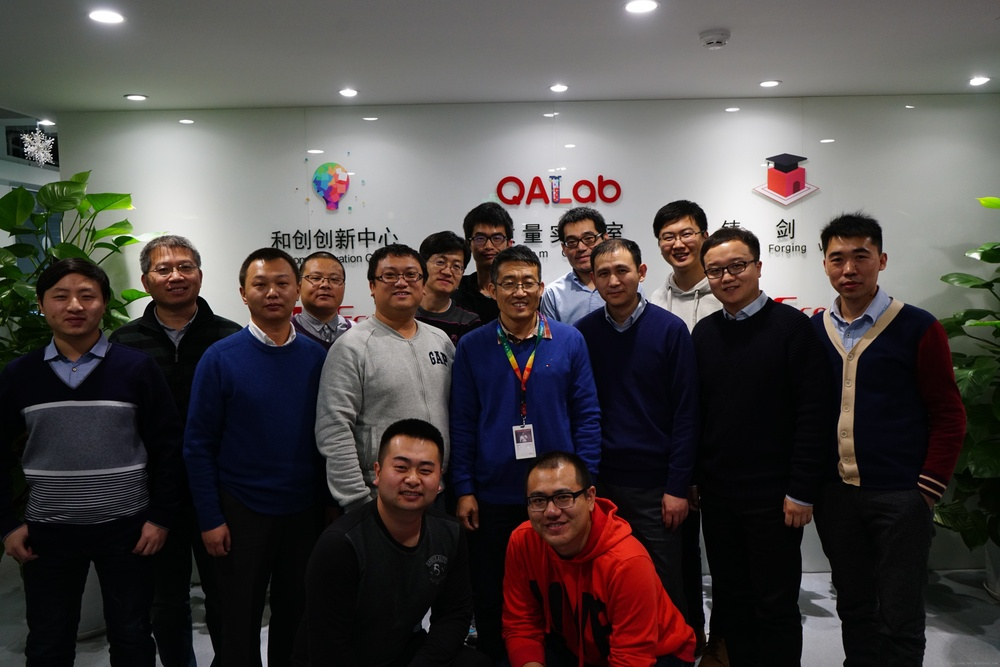
#> input picture images/1.jpg, 1000 x 667 px, shrunk from 5168 x 3448 before the run
$ python face_test.py
#> lines starting #> are read from the running program, lines starting #| are printed output that depends on the picture; after the words box and inside, x2 and y2 are one past the last pixel; in counts of white or black regions, pixels touching at a corner belong together
import numpy as np
import cv2

face_cascade = cv2.CascadeClassifier('./opencv/data/haarcascades/haarcascade_frontalface_default.xml')
eye_cascade = cv2.CascadeClassifier('./opencv/data/haarcascades/haarcascade_eye.xml')
smile_cascade = cv2.CascadeClassifier('./opencv/data/haarcascades_cuda/haarcascade_smile.xml')

img = cv2.imread('./images/1.jpg')
#> img is the input picture: shape (667, 1000, 3); mean B, G, R 70, 71.1, 76.5
gray = cv2.cvtColor(img, cv2.COLOR_BGR2GRAY)
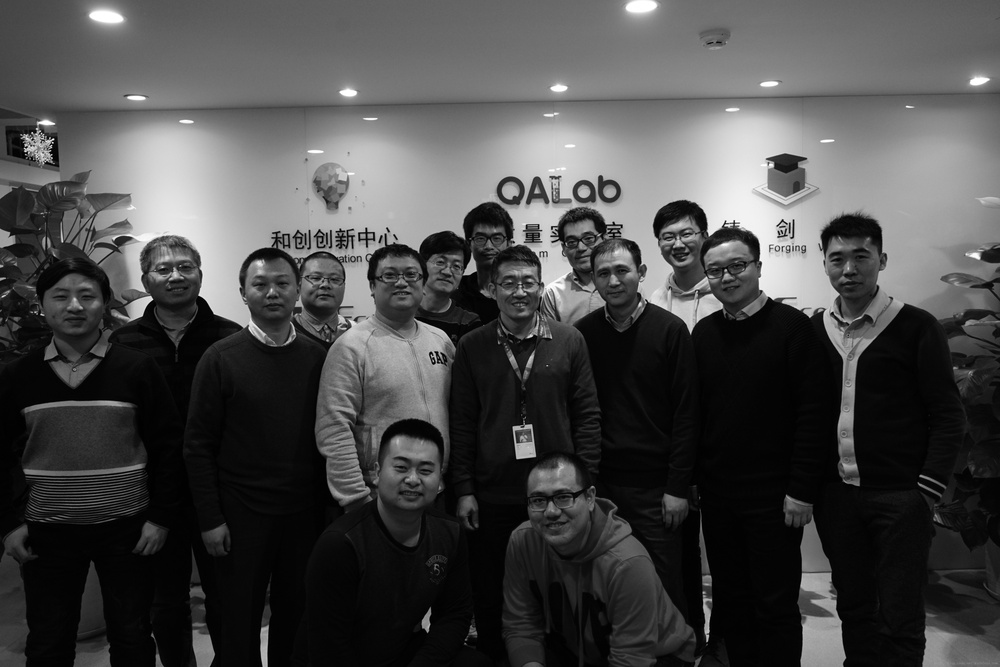
#> gray: shape (667, 1000); min 0, max 255, mean 72.6
faces = face_cascade.detectMultiScale(gray, 1.3, 5)
#> faces = 13 rows, first 6: [299, 258, 52, 52], [650, 213, 57, 57], [554, 219, 53, 53], [818, 233, 64, 64], [148, 248, 55, 55], [698, 246, 60, 60]
for (x,y,w,h) in faces:
    img = cv2.rectangle(img,(x,y),(x+w,y+h),(255,0,0),2)
    roi_gray = gray[y:y+h, x:x+w]
    roi_color = img[y:y+h, x:x+w]
    smiles = smile_cascade.detectMultiScale(roi_gray)
    # eyes = eye_cascade.detectMultiScale(roi_gray)
    for (ex,ey,ew,eh) in smiles:
        cv2.rectangle(roi_color,(ex,ey),(ex+ew,ey+eh),(0,255,0),2)
#> this loop made 13 passes
#> (x, y, w, h, smiles) on passes 5, 8, 9, 10, 11, 12, 13: (148, 248, 55, 55, [[11, 33, 38, 19]]), (370, 255, 54, 54, [[13, 30, 37, 19]]), (241, 262, 60, 60, [[15, 35, 37, 19]]), (491, 262, 59, 59, [[10, 33, 36, 18]]), (42, 271, 68, 68, [[12, 40, 41, 21]]), (518, 477, 65, 65, [[19, 39, 40, 20]]), (377, 440, 74, 74, [[15, 45, 40, 20]])
#> pass 1, `img = cv2.rectangle(img,(x,y),(x+w,y+h),(255,0,0),2)`:
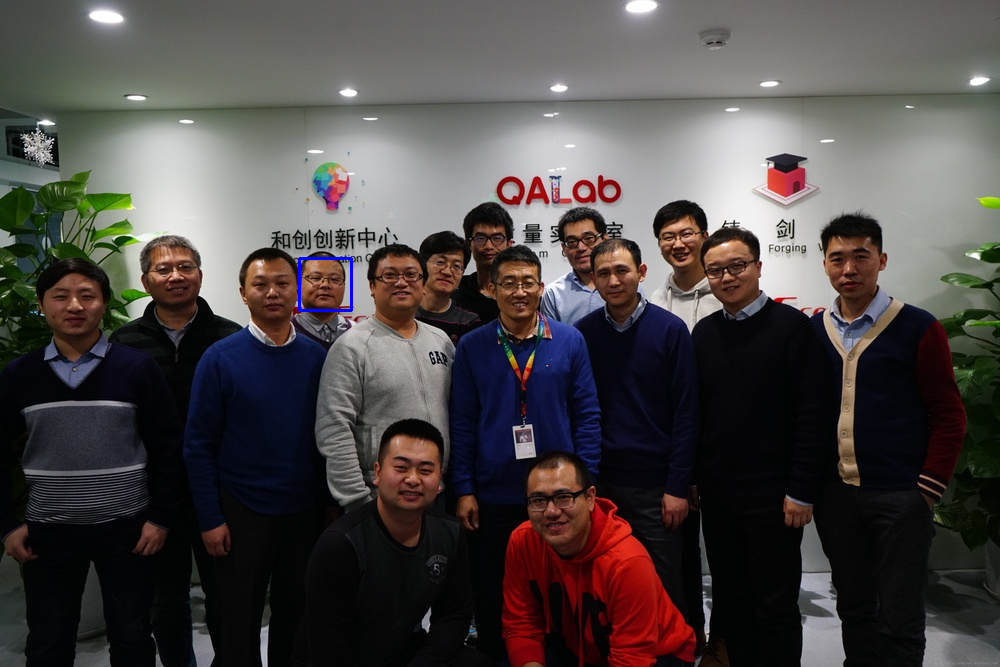
#> img: shape (667, 1000, 3); 0.09% of pixels changed, all inside (x1, y1, x2, y2) = (298, 257, 353, 312)
#> pass 1, `roi_color = img[y:y+h, x:x+w]`:
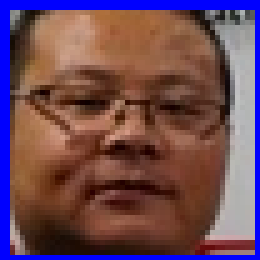
#> roi_color: shape (52, 52, 3) (shown 5 times larger); mean B, G, R 87.1, 74.4, 109.4
#> pass 2, `img = cv2.rectangle(img,(x,y),(x+w,y+h),(255,0,0),2)`:
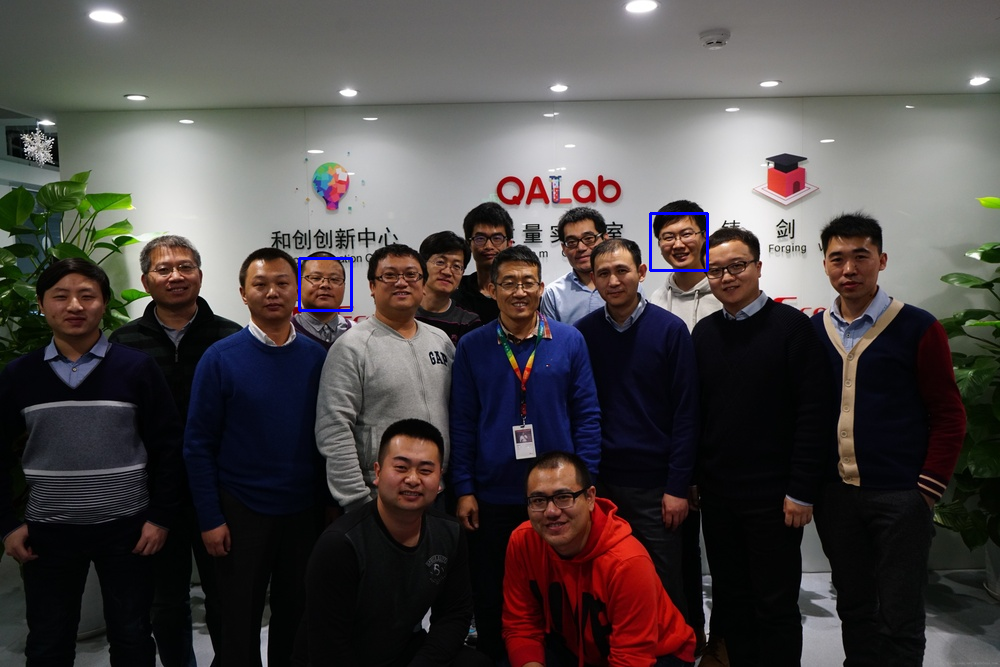
#> img: shape (667, 1000, 3); 0.1% of pixels changed, all inside (x1, y1, x2, y2) = (649, 212, 709, 272)
#> after the loop:
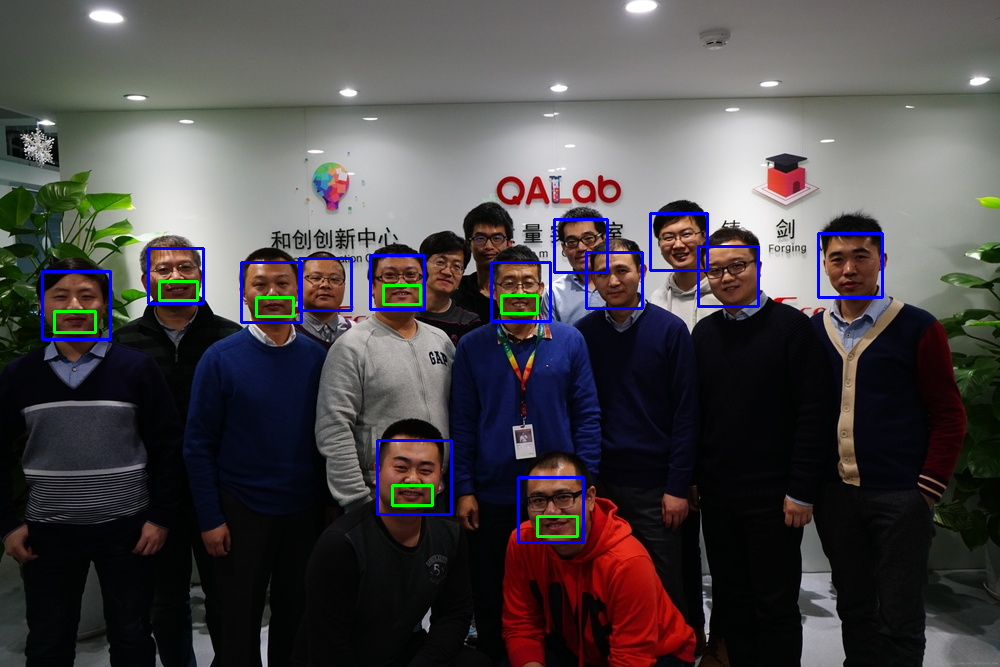
#> img: shape (667, 1000, 3); 1.54% of pixels changed, all inside (x1, y1, x2, y2) = (41, 218, 884, 544)
#> after the loop:
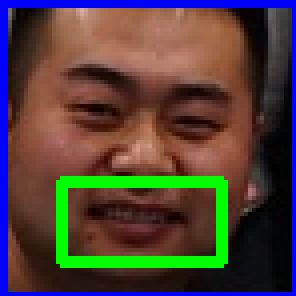
#> roi_color: shape (74, 74, 3) (shown 4 times larger); mean B, G, R 58.1, 64.6, 79.2
#> after the loop:
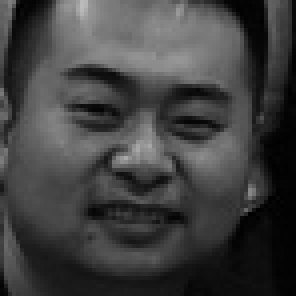
#> roi_gray: shape (74, 74) (shown 4 times larger); min 0, max 188, mean 64.1

# cv2.imshow('img',img)
# cv2.waitKey(0)
# cv2.destroyAllWindows()
cv2.imwrite('./temp/test.jpg', img);

$ run again, with images/10.jpg copied over images/1.jpg
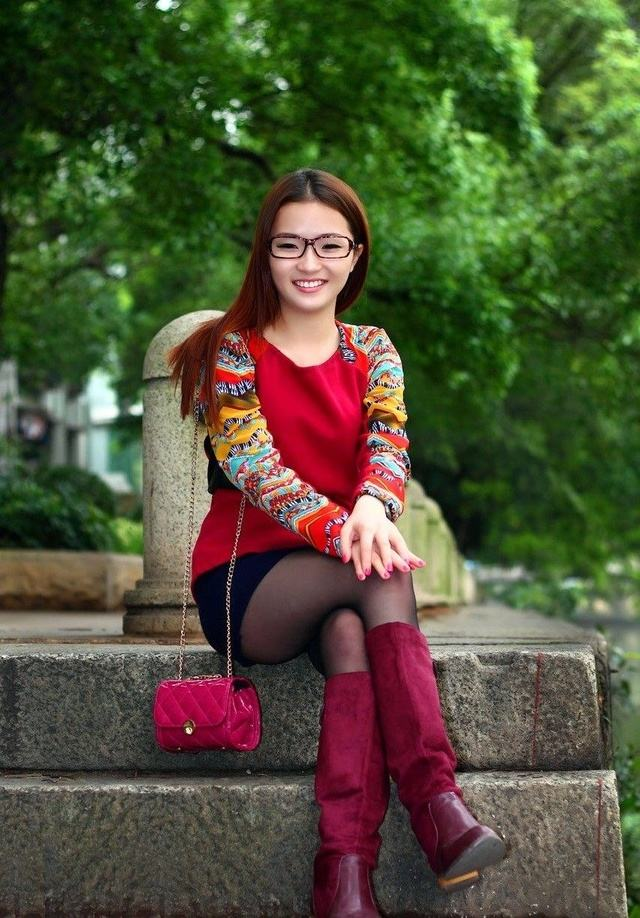
#> input picture images/10.jpg, 640 x 918 px
#> img is the input picture: shape (918, 640, 3); mean B, G, R 54.3, 80.9, 79.7
#> `gray = cv2.cvtColor(img, cv2.COLOR_BGR2GRAY)`:
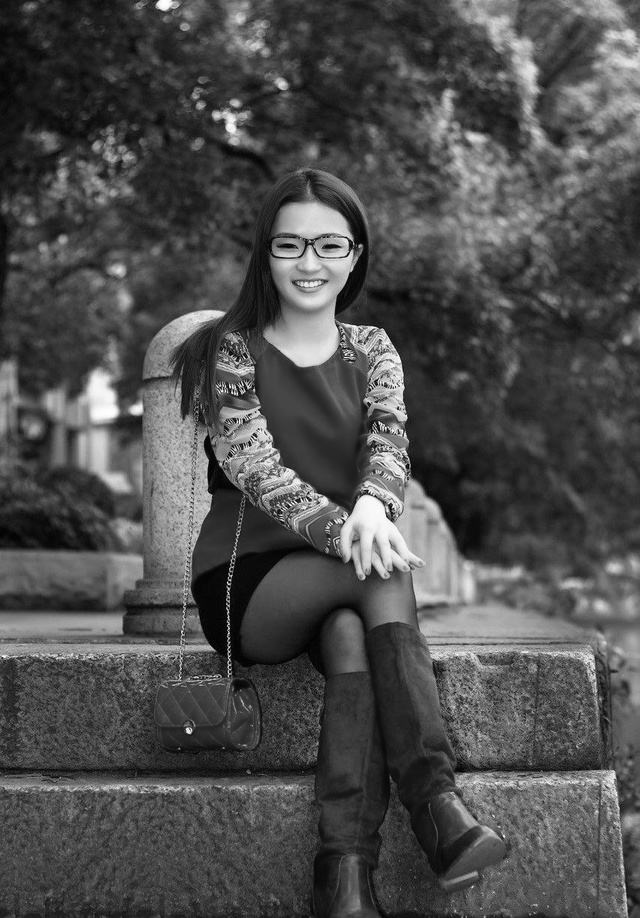
#> gray: shape (918, 640); min 0, max 254, mean 77.5
#> faces = [[258, 205, 104, 104]]
#> the loop `for (x,y,w,h) in faces:` made 1 pass
#> after the loop `for (x,y,w,h) in faces:`:
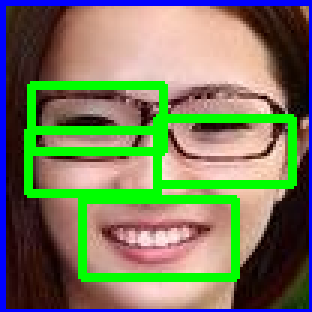
#> roi_color: shape (104, 104, 3) (shown 3 times larger); mean B, G, R 95, 123.4, 118.9

$ run again, with images/11.jpg copied over images/1.jpg
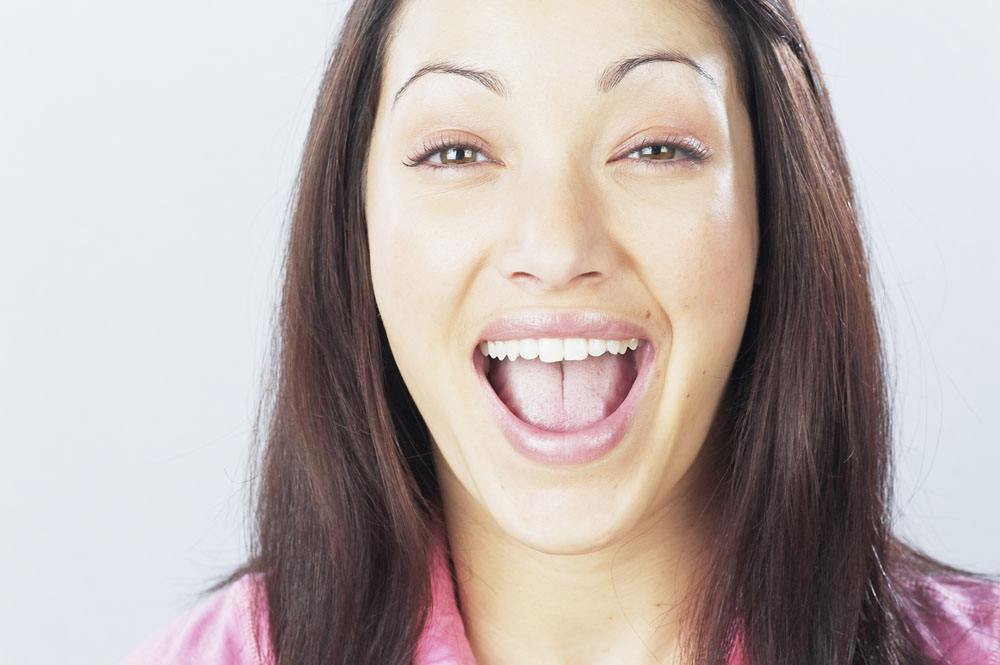
#> input picture images/11.jpg, 1000 x 665 px
#> img is the input picture: shape (665, 1000, 3); mean B, G, R 173.2, 175.4, 186.8
#> faces = [[336, 9, 430, 430]]
#> the loop `for (x,y,w,h) in faces:` made 1 pass
#> after the loop `for (x,y,w,h) in faces:`:
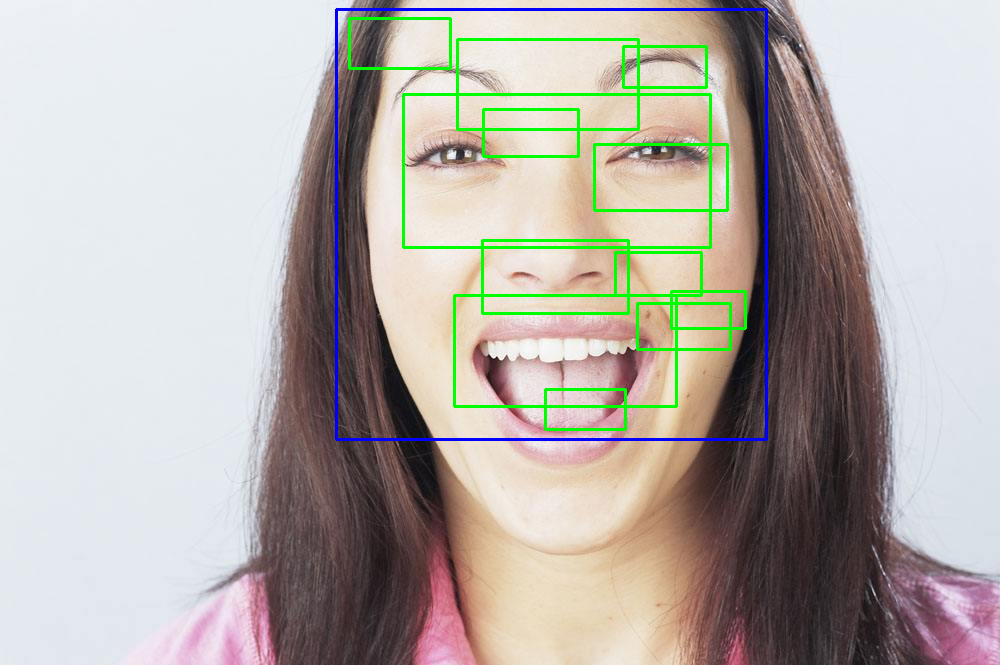
#> img: shape (665, 1000, 3); mean B, G, R 170.5, 175.7, 181.2
#> after the loop `for (x,y,w,h) in faces:`:
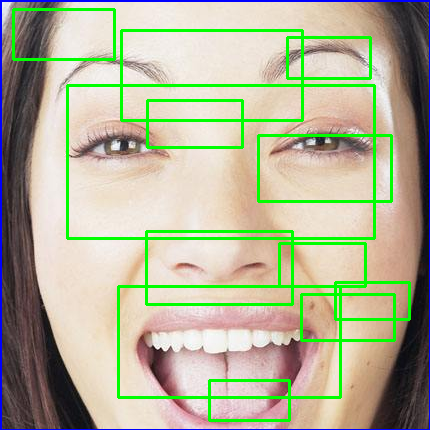
#> roi_color: shape (430, 430, 3); mean B, G, R 152, 178.8, 177.2

$ run again, with images/12.jpg copied over images/1.jpg
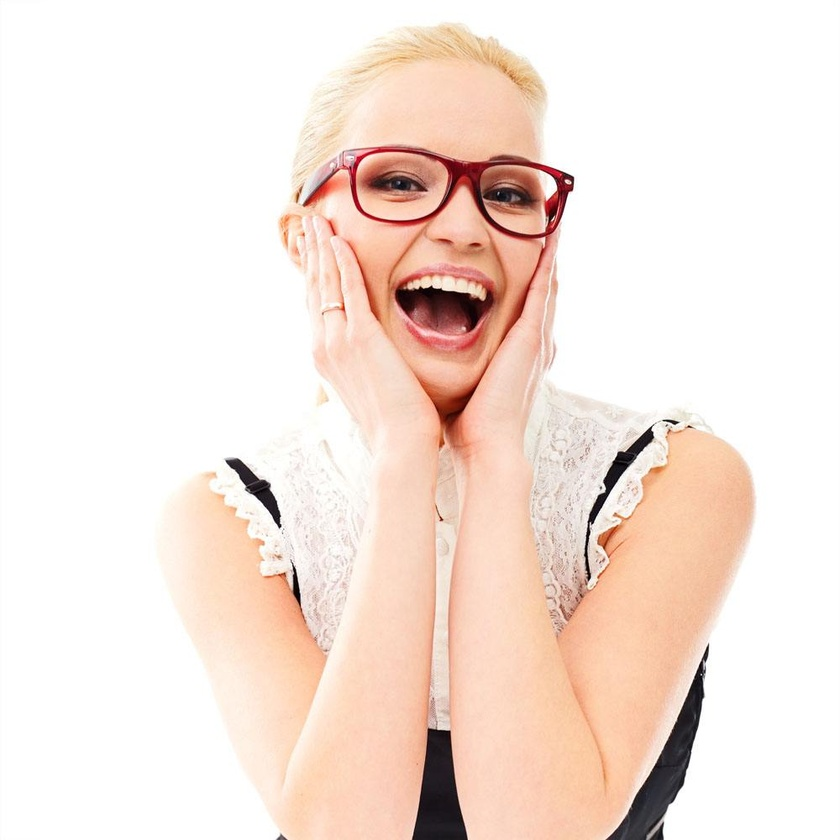
#> input picture images/12.jpg, 840 x 840 px, shrunk from 1000 x 1000 before the run
#> img is the input picture: shape (840, 840, 3); mean B, G, R 220.1, 228.8, 245
#> faces = [[283, 62, 331, 331]]
#> the loop `for (x,y,w,h) in faces:` made 1 pass
#> after the loop `for (x,y,w,h) in faces:`:
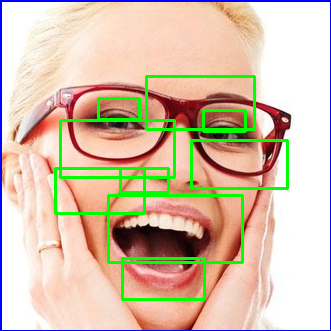
#> roi_color: shape (331, 331, 3); mean B, G, R 171.3, 194.8, 213.8
